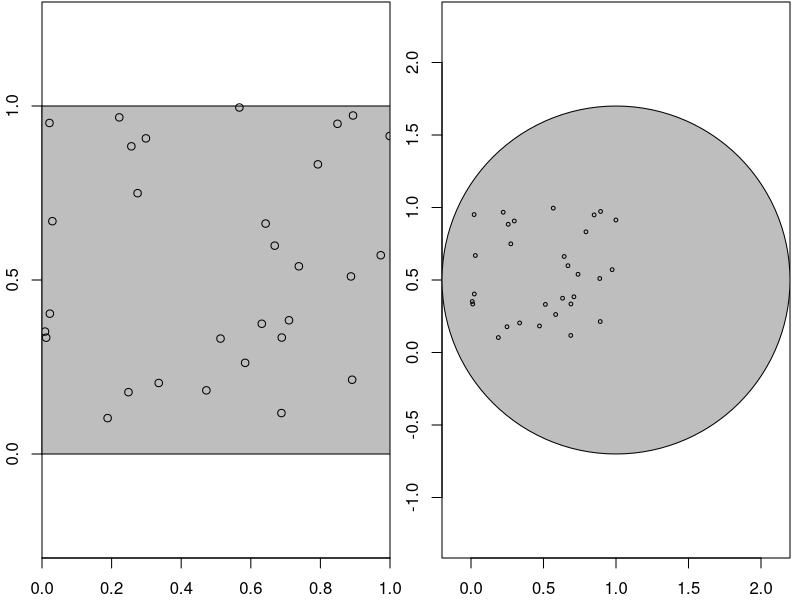
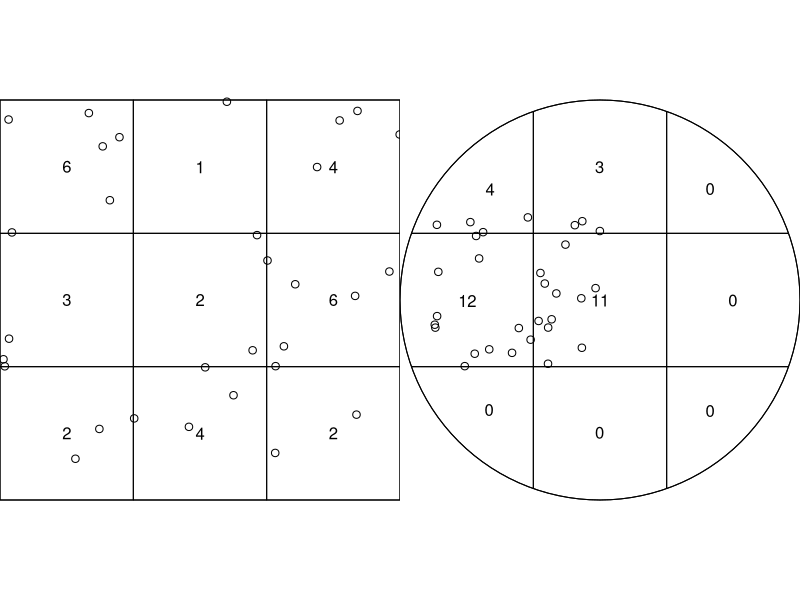
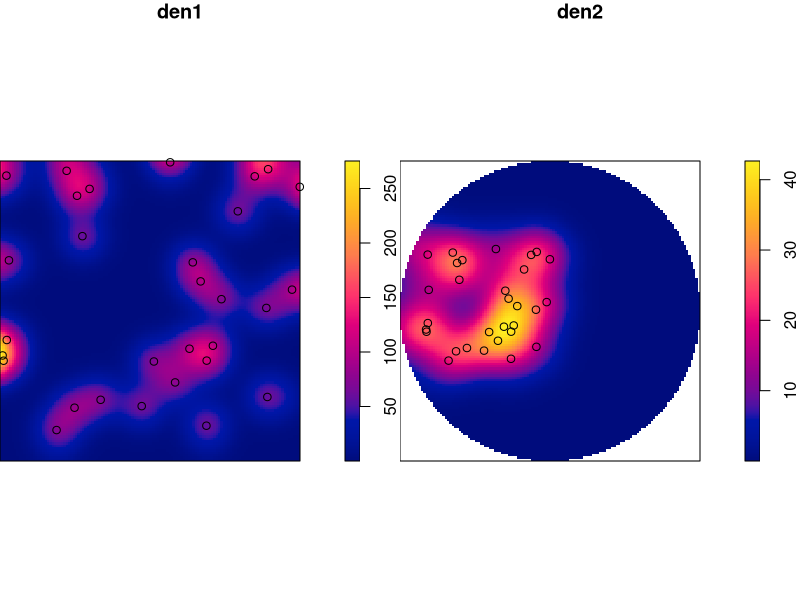
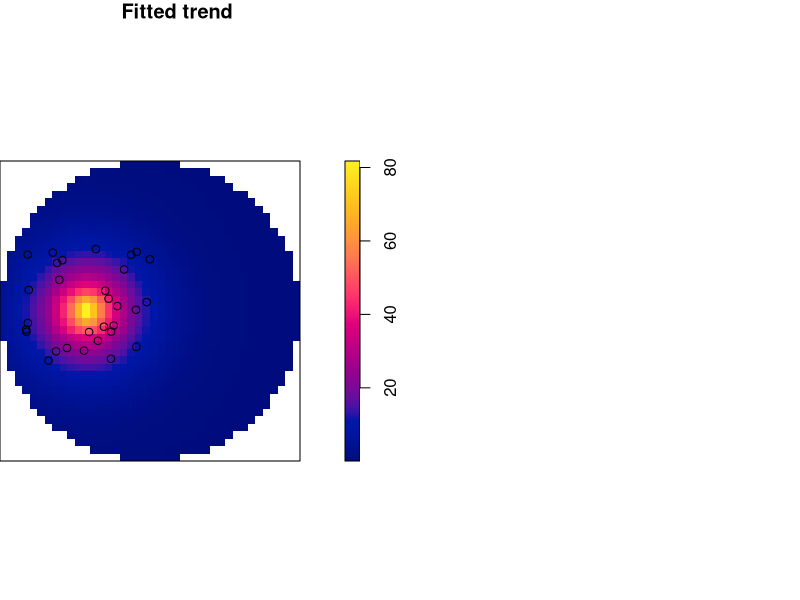

Recreate these plots in R, in order. (Note: this script raises an error after producing the figures.)

library(sf)
n <- 30
set.seed(13531) # remove this to create another random sequence
xy <- data.frame(x = runif(n), y = runif(n)) |> 
    st_as_sf(coords = c("x", "y"))



w1 <- st_bbox(c(xmin = 0, ymin = 0, xmax = 1, ymax = 1)) |> 
		st_as_sfc() 
w2 <- st_sfc(st_point(c(1, 0.5))) |> st_buffer(1.2)


#| fig.height: 3.3
#| fig.cap: "Depending on the observation window (grey), the same point pattern can appear completely spatially random (left), or clustered (right)"
#| code-fold: true
par(mfrow = c(1, 2), mar = c(2.1, 2.1, 0.1, 0.5), xaxs = "i", yaxs = "i")
plot(w1, axes = TRUE, col = 'grey')
plot(xy, add = TRUE)
plot(w2, axes = TRUE, col = 'grey')
plot(xy, add = TRUE, cex = .5)



library(spatstat) |> suppressPackageStartupMessages()
as.ppp(xy)



(pp1 <- c(w1, st_geometry(xy)) |> as.ppp())
c1 <- st_buffer(st_centroid(w2), 1.2)
(pp2 <- c(c1, st_geometry(xy)) |> as.ppp())


#| fig.height: 3.5
#| fig.cap: "3 $\\times$ 3 quadrat counts for the two point patterns"
par(mfrow = c(1, 2), mar = rep(0, 4))
q1 <- quadratcount(pp1, nx=3, ny=3)
q2 <- quadratcount(pp2, nx=3, ny=3)
plot(q1, main = "")
plot(xy, add = TRUE)
plot(q2, main = "")
plot(xy, add = TRUE)



quadrat.test(pp1, nx=3, ny=3)
quadrat.test(pp2, nx=3, ny=3)



den1 <- density(pp1, sigma = bw.diggle)
den2 <- density(pp2, sigma = bw.diggle)

#| fig.height: 3.0
#| fig.cap: "Kernel densities for both point patterns"
#| code-fold: true
par(mfrow = c(1, 2), mar = c(0,0,1.1,2))
plot(den1)
plot(pp1, add=TRUE)
plot(den2)
plot(pp1, add=TRUE)



library(stars)
s1 <- st_as_stars(den1)
(s2 <- st_as_stars(den2))



s1$a <- st_area(s1) |> suppressMessages()
s2$a <- st_area(s2) |> suppressMessages()
with(s1, sum(v * a, na.rm = TRUE))
with(s2, sum(v * a, na.rm = TRUE))



pt <- st_sfc(st_point(c(0.5, 0.5)))
st_as_sf(s2, as_points = TRUE, na.rm = FALSE) |>
  st_distance(pt) -> s2$dist



(m <- ppm(pp2 ~ dist, data = list(dist = as.im(s2["dist"]))))


#| fig.cap: "Predicted densities of a ppm model"
#| out.width: 50%
#| code-fold: true
plot(m, se = FALSE)



predict(m, covariates = list(dist = as.im(s2["dist"]))) |>
    st_as_stars()



system.file("gpkg/nc.gpkg", package = "sf") |> 
    read_sf() |>
	st_geometry() |>
    st_centroid() |>
    as.ppp()



longleaf
ll <- st_as_sf(longleaf)
print(ll, n = 3)



as.ppp(ll)



print(st_as_sf(copper$SouthLines), n = 5)



print(st_as_sf(chicago), n = 5)



table(st_as_sf(chicago)$label)



kappa <- 30 / st_area(w2) # intensity
th <- st_sample(w2, kappa = kappa, mu = 3, scale = 0.05, 
    type = "Thomas")
nrow(th)

#| fig.height: 4
#| out.width: 60%
#| fig.cap: "Thomas process with mu = 3 and scale = 0.05"
#| code-fold: true
par(mar = rep(0, 4))
plot(w2)
plot(th, add = TRUE)


#| fig.cap: "Points sampled on the globe over the oceans: randomly (left) and approximately regular (Fibonacci; right), shown in an orthographic projection"
#| out.width: 100%
#| code-fold: true
par(mar = rep(0, 4), mfrow = c(1, 2))
library(s2)
g <- as_s2_geography(TRUE) # Earth
co <- s2_data_countries()
oc <- s2_difference(g, s2_union_agg(co)) # oceans
b <- s2_buffer_cells(as_s2_geography("POINT(-30 -10)"), 9800000) # visible half
i <- s2_intersection(b, oc) # visible ocean
co <- s2_intersection(b, co)
ortho = st_crs("+proj=ortho +lat_0=-10 +lon_0=-30")
# background:
st_transform(st_as_sfc(i), ortho) |> plot(col = 'lightblue')
st_transform(st_as_sfc(co), ortho) |> plot(col = NA, add = TRUE, border = 'grey')
# sampling randomly from globe:
sf_use_s2(FALSE) |> suppressMessages()
st_as_stars() |> st_bbox() |> st_as_sfc() |> st_sample(1000, exact = FALSE) |>
  suppressMessages() -> pts
sf_use_s2(TRUE) |> suppressMessages()
pts |> s2_intersection(i) |> st_as_sfc() -> pts
# add:
st_transform(pts, ortho) |> plot(add = TRUE, pch = 3, cex = .5)
# right: background:
st_transform(st_as_sfc(i), ortho) |> plot(col = 'lightblue')
st_transform(st_as_sfc(co), ortho) |> plot(col = NA, add = TRUE, border = 'grey')
# Fibonacci:
sf_use_s2(FALSE) |> suppressMessages()
st_as_stars() |> st_bbox() |> st_as_sfc() |> 
  st_sample(1000, type = "Fibonacci", exact = FALSE) |> suppressMessages() -> pts
sf_use_s2(TRUE) |> suppressMessages()
pts |> s2_intersection(i) |> st_as_sfc() -> pts
st_transform(pts, ortho) |> plot(add = TRUE, pch = 3, cex = .5)



# we need to detach, to avoid name clashes of using idw() and diagnose() later on
library(spatstat)
w <- function(x) which(x == search())
detach(pos = w("package:spatstat"))
detach(pos = w("package:spatstat.linnet"))
pc <- w("package:spatstat.core")
if (length(pc)) {
	detach(pos = w("package:spatstat.core"))
} else { # > 3.0.0
	detach(pos = w("package:spatstat.model"))
	detach(pos = w("package:spatstat.explore"))
}
detach(pos = w("package:spatstat.random"))
detach(pos = w("package:spatstat.geom"))
detach(pos = w("package:spatstat.data"))
